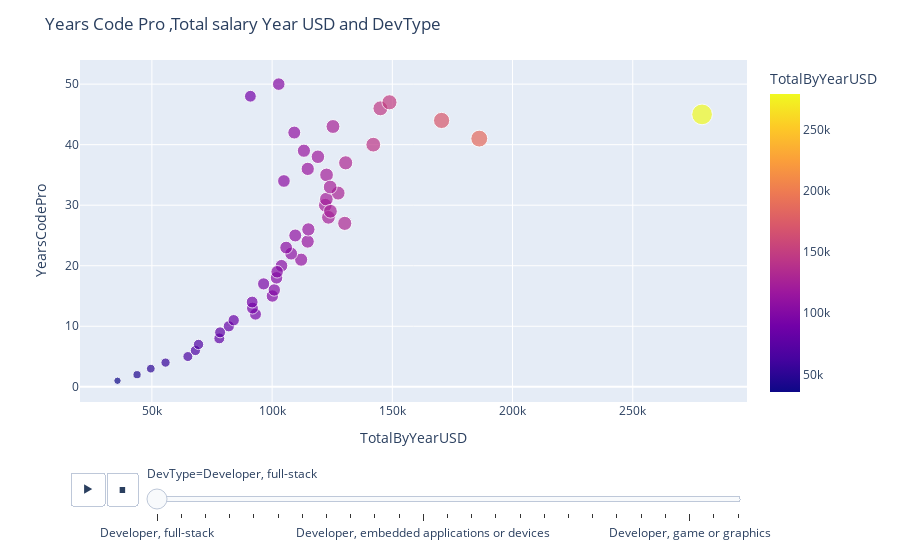

Notebook source saved alongside this figure:
### Code cell
buble = salary_DevType_df[['DevType' , 'TotalByYearUSD' , 'YearsCodePro' ,'index']].groupby(['DevType' ,'YearsCodePro']).agg(
    {'TotalByYearUSD'  : 'mean' , 'index' : 'count'}).reset_index().rename(
    columns = {'index':'count'}).sort_values(by = 'count'  , ascending = False)


buble



fig = px.scatter(buble, x="TotalByYearUSD", y="YearsCodePro", animation_frame="DevType",
           size="TotalByYearUSD", color="TotalByYearUSD"  )#, range_x=[duble['TotalByYearUSD'].min()   , duble['TotalByYearUSD'].max()])

fig.update_layout( showlegend=True , title_text = 'Years Code Pro ,Total salary Year USD and DevType '  ) 


fig.show()
fig.write_html('first_figure.html', auto_open=True)

### Figure 1 — Plotly figure (JSON) as saved in the notebook; plotly's stock layout.template omitted (floating-point values rounded to 4 significant figures)
{"data": [{"hovertemplate": "DevType=Developer, full-stack<br>TotalByYearUSD=%{marker.color}<br>YearsCodePro=%{y}<extra></extra>", "legendgroup": "", "marker": {"color": [49540.0, 64950.0, 43830.0, 35690.0, 55670.0, 68090.0, 81990.0, 69400.0, 78040.0, 100100.0, 78370.0, 93080.0, 84020.0, 103900.0, 91830.0, 91700.0, 100900.0, 109600.0, 112100.0, 96470.0, 101800.0, 107900.0, 105800.0, 122100.0, 102100.0, 114800.0, 115100.0, 130200.0, 123400.0, 122600.0, 127400.0, 122600.0, 124100.0, 124300.0, 114800.0, 104900.0, 142100.0, 130600.0, 119100.0, 113200.0, 109200.0, 125300.0, 186200.0, 170488, 278800.0, 102759, 145000.0, 148809, 90962], "coloraxis": "coloraxis", "size": [49540.0, 64950.0, 43830.0, 35690.0, 55670.0, 68090.0, 81990.0, 69400.0, 78040.0, 100100.0, 78370.0, 93080.0, 84020.0, 103900.0, 91830.0, 91700.0, 100900.0, 109600.0, 112100.0, 96470.0, 101800.0, 107900.0, 105800.0, 122100.0, 102100.0, 114800.0, 115100.0, 130200.0, 123400.0, 122600.0, 127400.0, 122600.0, 124100.0, 124300.0, 114800.0, 104900.0, 142100.0, 130600.0, 119100.0, 113200.0, 109200.0, 125300.0, 186200.0, 170488, 278800.0, 102759, 145000.0, 148809, 90962], "sizemode": "area", "sizeref": 1300, "symbol": "circle"}, "mode": "markers", "name": "", "orientation": "v", "showlegend": false, "type": "scatter", "x": [49540.0, 64950.0, 43830.0, 35690.0, 55670.0, 68090.0, 81990.0, 69400.0, 78040.0, 100100.0, 78370.0, 93080.0, 84020.0, 103900.0, 91830.0, 91700.0, 100900.0, 109600.0, 112100.0, 96470.0, 101800.0, 107900.0, 105800.0, 122100.0, 102100.0, 114800.0, 115100.0, 130200.0, 123400.0, 122600.0, 127400.0, 122600.0, 124100.0, 124300.0, 114800.0, 104900.0, 142100.0, 130600.0, 119100.0, 113200.0, 109200.0, 125300.0, 186200.0, 170488, 278800.0, 102759, 145000.0, 148809, 90962], "xaxis": "x", "y": [3, 5, 2, 1, 4, 6, 10, 7, 8, 15, 9, 12, 11, 20, 13, 14, 16, 25, 21, 17, 18, 22, 23, 30, 19, 24, 26, 27, 28, 35, 32, 31, 33, 29, 36, 34, 40, 37, 38, 39, 42, 43, 41, 44, 45, 50, 46, 47, 48], "yaxis": "y"}], "layout": {"coloraxis": {"colorbar": {"title": {"text": "TotalByYearUSD"}}, "colorscale": [[0, "#0d0887"], [0.1111, "#46039f"], [0.2222, "#7201a8"], [0.3333, "#9c179e"], [0.4444, "#bd3786"], [0.5556, "#d8576b"], [0.6667, "#ed7953"], [0.7778, "#fb9f3a"], [0.8889, "#fdca26"], [1, "#f0f921"]]}, "legend": {"itemsizing": "constant", "tracegroupgap": 0}, "margin": {"t": 60}, "showlegend": true, "sliders": [{"active": 0, "currentvalue": {"prefix": "DevType="}, "len": 0.9, "pad": {"b": 10, "t": 60}, "steps": [{"args": [["Developer, full-stack"], {"frame": {"duration": 0, "redraw": false}, "fromcurrent": true, "mode": "immediate", "transition": {"duration": 0, "easing": "linear"}}], "label": "Developer, full-stack", "method": "animate"}, {"args": [["Developer, back-end"], {"frame": {"duration": 0, "redraw": false}, "fromcurrent": true, "mode": "immediate", "transition": {"duration": 0, "easing": "linear"}}], "label": "Developer, back-end", "method": "animate"}, {"args": [["Developer, front-end"], {"frame": {"duration": 0, "redraw": false}, "fromcurrent": true, "mode": "immediate", "transition": {"duration": 0, "easing": "linear"}}], "label": "Developer, front-end", "method": "animate"}, {"args": [["Developer, mobile"], {"frame": {"duration": 0, "redraw": false}, "fromcurrent": true, "mode": "immediate", "transition": {"duration": 0, "easing": "linear"}}], "label": "Developer, mobile", "method": "animate"}, {"args": [["Developer, desktop or enterprise applications"], {"frame": {"duration": 0, "redraw": false}, "fromcurrent": true, "mode": "immediate", "transition": {"duration": 0, "easing": "linear"}}], "label": "Developer, desktop or enterprise applications", "method": "animate"}, {"args": [["Student"], {"frame": {"duration": 0, "redraw": false}, "fromcurrent": true, "mode": "immediate", "transition": {"duration": 0, "easing": "linear"}}], "label": "Student", "method": "animate"}, {"args": [["DevOps specialist"], {"frame": {"duration": 0, "redraw": false}, "fromcurrent": true, "mode": "immediate", "transition": {"duration": 0, "easing": "linear"}}], "label": "DevOps specialist", "method": "animate"}, {"args": [["Data scientist or machine learning specialist"], {"frame": {"duration": 0, "redraw": false}, "fromcurrent": true, "mode": "immediate", "transition": {"duration": 0, "easing": "linear"}}], "label": "Data scientist or machine learning specialist", "method": "animate"}, {"args": [["System administrator"], {"frame": {"duration": 0, "redraw": false}, "fromcurrent": true, "mode": "immediate", "transition": {"duration": 0, "easing": "linear"}}], "label": "System administrator", "method": "animate"}, {"args": [["Engineer, data"], {"frame": {"duration": 0, "redraw": false}, "fromcurrent": true, "mode": "immediate", "transition": {"duration": 0, "easing": "linear"}}], "label": "Engineer, data", "method": "animate"}, {"args": [["Database administrator"], {"frame": {"duration": 0, "redraw": false}, "fromcurrent": true, "mode": "immediate", "transition": {"duration": 0, "easing": "linear"}}], "label": "Database administrator", "method": "animate"}, {"args": [["Developer, embedded applications or devices"], {"frame": {"duration": 0, "redraw": false}, "fromcurrent": true, "mode": "immediate", "transition": {"duration": 0, "easing": "linear"}}], "label": "Developer, embedded applications or devices", "method": "animate"}, {"args": [["Engineering manager"], {"frame": {"duration": 0, "redraw": false}, "fromcurrent": true, "mode": "immediate", "transition": {"duration": 0, "easing": "linear"}}], "label": "Engineering manager", "method": "animate"}, {"args": [["Designer"], {"frame": {"duration": 0, "redraw": false}, "fromcurrent": true, "mode": "immediate", "transition": {"duration": 0, "easing": "linear"}}], "label": "Designer", "method": "animate"}, {"args": [["Data or business analyst"], {"frame": {"duration": 0, "redraw": false}, "fromcurrent": true, "mode": "immediate", "transition": {"duration": 0, "easing": "linear"}}], "label": "Data or business analyst", "method": "animate"}, {"args": [["Developer, QA or test"], {"frame": {"duration": 0, "redraw": false}, "fromcurrent": true, "mode": "immediate", "transition": {"duration": 0, "easing": "linear"}}], "label": "Developer, QA or test", "method": "animate"}, {"args": [["Academic researcher"], {"frame": {"duration": 0, "redraw": false}, "fromcurrent": true, "mode": "immediate", "transition": {"duration": 0, "easing": "linear"}}], "label": "Academic researcher", "method": "animate"}, {"args": [["Other (please specify):"], {"frame": {"duration": 0, "redraw": false}, "fromcurrent": true, "mode": "immediate", "transition": {"duration": 0, "easing": "linear"}}], "label": "Other (please specify):", "method": "animate"}, {"args": [["Product manager"], {"frame": {"duration": 0, "redraw": false}, "fromcurrent": true, "mode": "immediate", "transition": {"duration": 0, "easing": "linear"}}], "label": "Product manager", "method": "animate"}, {"args": [["Engineer, site reliability"], {"frame": {"duration": 0, "redraw": false}, "fromcurrent": true, "mode": "immediate", "transition": {"duration": 0, "easing": "linear"}}], "label": "Engineer, site reliability", "method": "animate"}, {"args": [["Scientist"], {"frame": {"duration": 0, "redraw": false}, "fromcurrent": true, "mode": "immediate", "transition": {"duration": 0, "easing": "linear"}}], "label": "Scientist", "method": "animate"}, {"args": [["Educator"], {"frame": {"duration": 0, "redraw": false}, "fromcurrent": true, "mode": "immediate", "transition": {"duration": 0, "easing": "linear"}}], "label": "Educator", "method": "animate"}, {"args": [["Developer, game or graphics"], {"frame": {"duration": 0, "redraw": false}, "fromcurrent": true, "mode": "immediate", "transition": {"duration": 0, "easing": "linear"}}], "label": "Developer, game or graphics", "method": "animate"}, {"args": [["Senior Executive (C-Suite, VP, etc.)"], {"frame": {"duration": 0, "redraw": false}, "fromcurrent": true, "mode": "immediate", "transition": {"duration": 0, "easing": "linear"}}], "label": "Senior Executive (C-Suite, VP, etc.)", "method": "animate"}, {"args": [["Marketing or sales professional"], {"frame": {"duration": 0, "redraw": false}, "fromcurrent": true, "mode": "immediate", "transition": {"duration": 0, "easing": "linear"}}], "label": "Marketing or sales professional", "method": "animate"}], "x": 0.1, "xanchor": "left", "y": 0, "yanchor": "top"}], "title": {"text": "Years Code Pro ,Total salary Year USD and DevType "}, "updatemenus": [{"buttons": [{"args": [null, {"frame": {"duration": 500, "redraw": false}, "fromcurrent": true, "mode": "immediate", "transition": {"duration": 500, "easing": "linear"}}], "label": "&#9654;", "method": "animate"}, {"args": [[null], {"frame": {"duration": 0, "redraw": false}, "fromcurrent": true, "mode": "immediate", "transition": {"duration": 0, "easing": "linear"}}], "label": "&#9724;", "method": "animate"}], "direction": "left", "pad": {"r": 10, "t": 70}, "showactive": false, "type": "buttons", "x": 0.1, "xanchor": "right", "y": 0, "yanchor": "top"}], "xaxis": {"anchor": "y", "domain": [0, 1], "title": {"text": "TotalByYearUSD"}}, "yaxis": {"anchor": "x", "domain": [0, 1], "title": {"text": "YearsCodePro"}}}}
